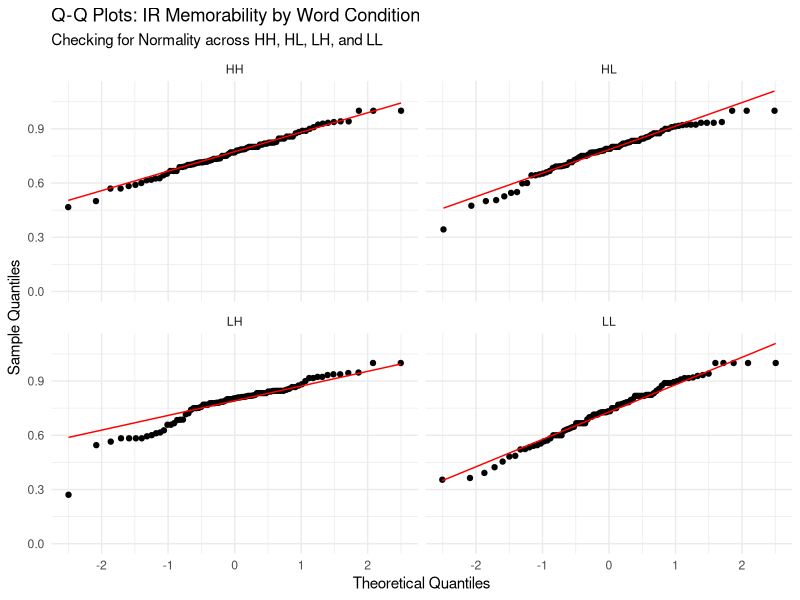
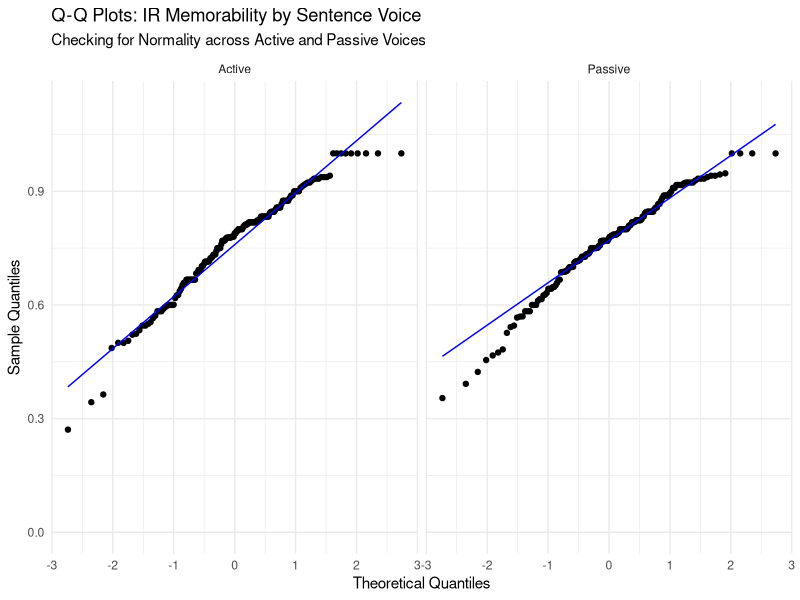
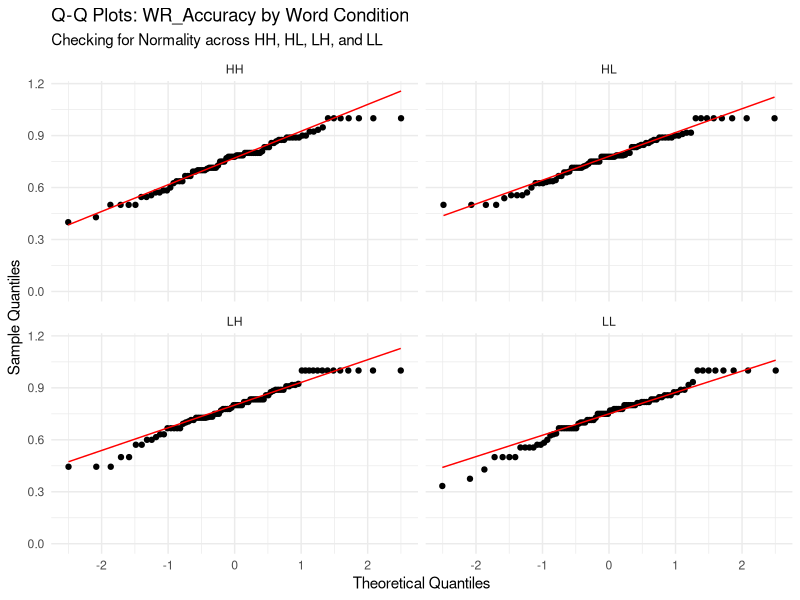
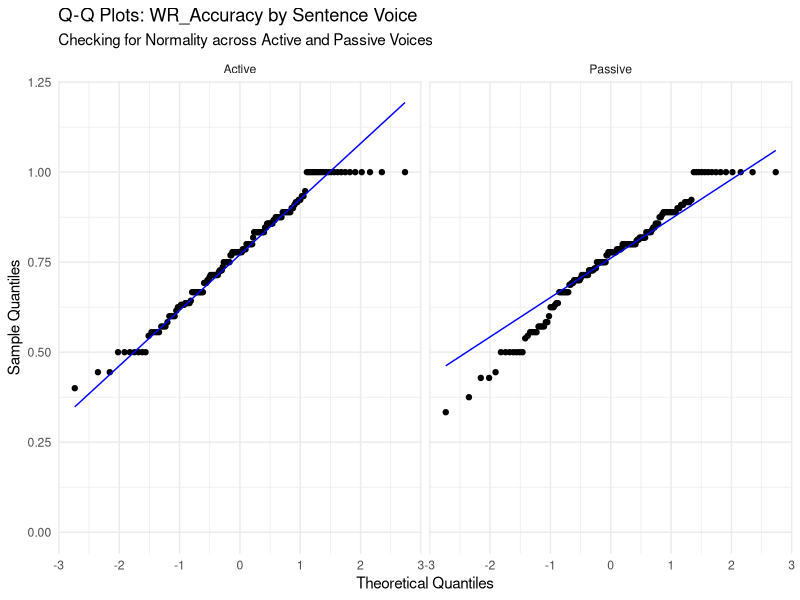
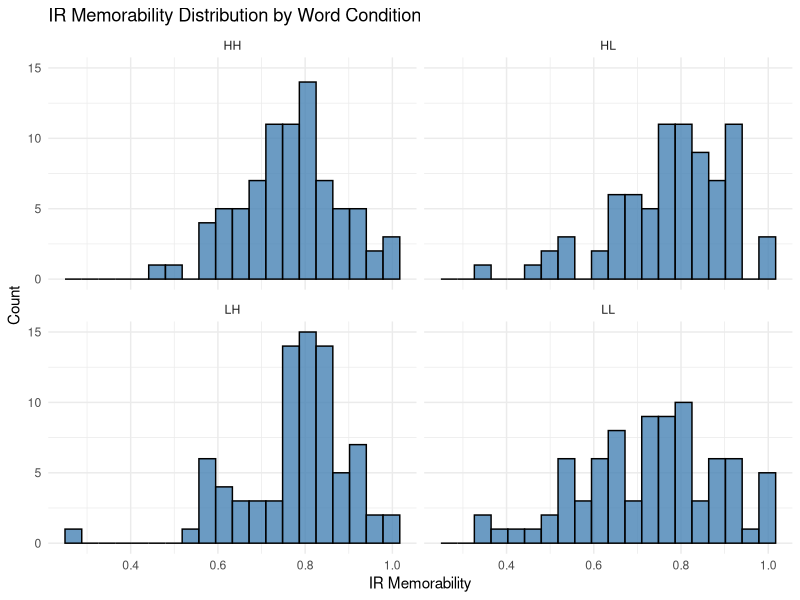
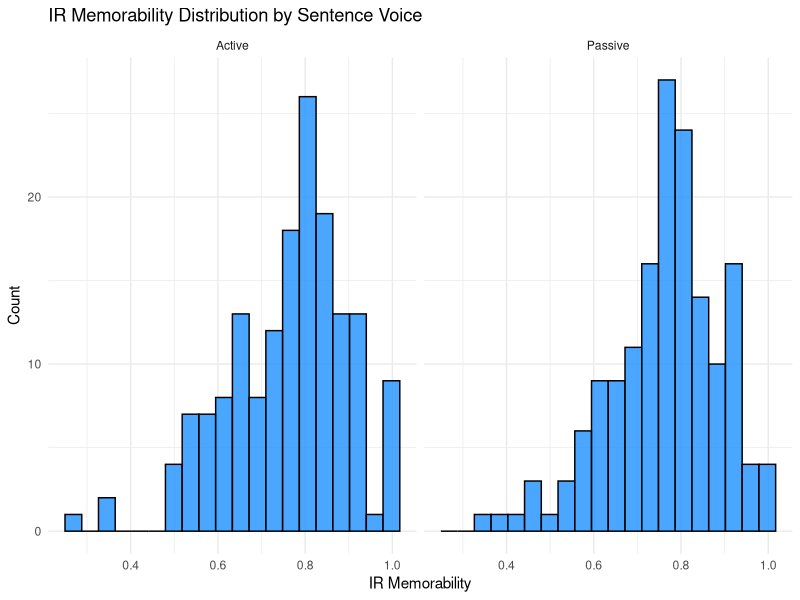
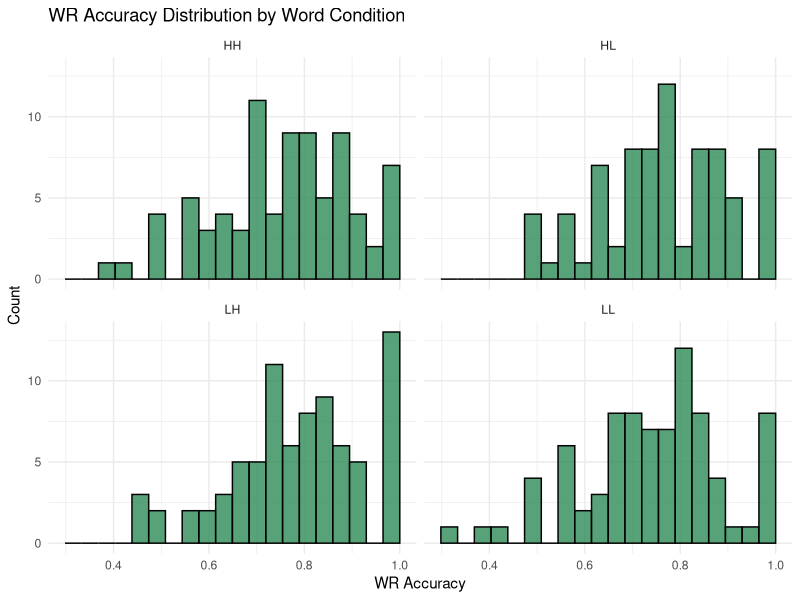
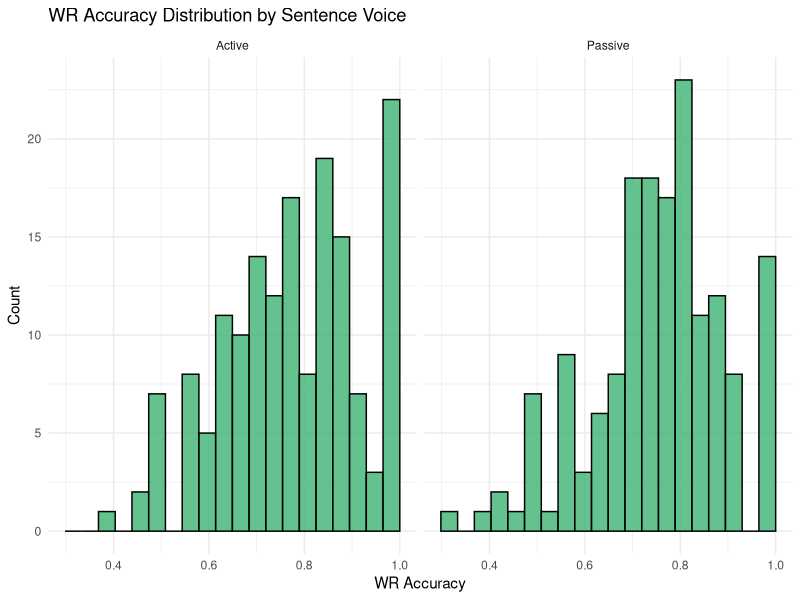

Generate these figures, in order, with R:
## ---- chunk 1
library(tidyverse)
library(stringr)
## ---- chunk 2
raw_dataset <- read_csv(
  "sentence_memorability_data.csv",
  na = c("", "NA", "N/A"),
  show_col_types = FALSE
)

aggregated_matrix <- raw_dataset %>%
  filter(isTarget == TRUE) %>%
  arrange(participant_ID, Stimulus, Timestamp) %>%
  mutate(
    # mapping conditions
    Word_Condition = case_when(
  str_detect(Stimulus, "^HH_")  ~ "HH",
  str_detect(Stimulus, "^HVL_") ~ "HL",
  str_detect(Stimulus, "^LVH_") ~ "LH",
  str_detect(Stimulus, "^LVL_") ~ "LL"
),
    Word_Condition = factor(Word_Condition, levels = c("HH","HL","LH","LL")),

    Sentence_Voice = case_when(
      str_detect(Stimulus, "_A$") ~ "Active",
      str_detect(Stimulus, "_P$") ~ "Passive",
      TRUE ~ NA_character_
    ),
    Sentence_Voice = factor(Sentence_Voice, levels = c("Active", "Passive")),

    Accuracy.IR = suppressWarnings(as.numeric(Accuracy.IR)),
    Accuracy.WR = suppressWarnings(as.numeric(Accuracy.WR)),

    # store previous IR result
    prev_IR = lag(Accuracy.IR)
  ) %>%
  group_by(Stimulus, Word_Condition, Sentence_Voice) %>%
  summarise(
    Participants = n_distinct(participant_ID),
    # IR components
    Total_Repeats = sum(isRepeat == TRUE & Event == "Sentence shown", na.rm = TRUE),
    Total_Denom = sum(is.na(isRepeat) & Event == "Sentence shown"),
    Hits = sum(Event == "IR pressed" & isRepeat == TRUE & Accuracy.IR == 1, na.rm = TRUE),
    False_Alarms = sum(Event == "IR pressed" & is.na(isRepeat), na.rm = TRUE),

    # IR metrics
    Hit_Rate = if_else(Total_Repeats > 0, Hits / Total_Repeats, 0),
    False_Alarm_Rate = if_else(Total_Denom > 0, False_Alarms / Total_Denom, 0),
    IR_Memorability = Hit_Rate - False_Alarm_Rate,

    # WR components (after correct IR)
    WR_correct = sum(Event == "WR pressed" & Accuracy.WR == 1 & prev_IR == 1, na.rm = TRUE),
    WR_total   = sum(Event == "WR pressed" & prev_IR == 1, na.rm = TRUE),

    # WR metric
    WR_Accuracy = if_else(WR_total > 0, WR_correct / WR_total, 0),

    .groups = "drop"
  ) %>%
  mutate(WR_Accuracy = replace_na(WR_Accuracy, 0))

aggregated_matrix <- aggregated_matrix %>%
  filter(Participants >= 15)

## ---- chunk 3
# Testing for Normality
# QQ Plots
library(ggplot2)

ggplot(aggregated_matrix, aes(sample = IR_Memorability)) +
  stat_qq() + 
  stat_qq_line(color = "red") +
  facet_wrap(~ Word_Condition, ncol = 2) + # This creates the 4-plot grid
  scale_y_continuous(limits = c(0, NA)) +
  labs(title = "Q-Q Plots: IR Memorability by Word Condition",
       subtitle = "Checking for Normality across HH, HL, LH, and LL",
       x = "Theoretical Quantiles",
       y = "Sample Quantiles") +
  theme_minimal()

ggplot(aggregated_matrix, aes(sample = IR_Memorability)) +
  stat_qq() + 
  stat_qq_line(color = "blue") + # Using blue to distinguish from the Word Condition plots
  facet_wrap(~ Sentence_Voice, ncol = 2) + 
  scale_y_continuous(limits = c(0, NA)) +
  labs(title = "Q-Q Plots: IR Memorability by Sentence Voice",
       subtitle = "Checking for Normality across Active and Passive Voices",
       x = "Theoretical Quantiles",
       y = "Sample Quantiles") +
  theme_minimal()

ggplot(aggregated_matrix, aes(sample = WR_Accuracy)) +
  stat_qq() + 
  stat_qq_line(color = "red") +
  facet_wrap(~ Word_Condition, ncol = 2) + # This creates the 4-plot grid
  scale_y_continuous(limits = c(0, NA)) +
  labs(title = "Q-Q Plots: WR_Accuracy by Word Condition",
       subtitle = "Checking for Normality across HH, HL, LH, and LL",
       x = "Theoretical Quantiles",
       y = "Sample Quantiles") +
  theme_minimal()

ggplot(aggregated_matrix, aes(sample = WR_Accuracy)) +
  stat_qq() + 
  stat_qq_line(color = "blue") + # Using blue to distinguish from the Word Condition plots
  facet_wrap(~ Sentence_Voice, ncol = 2) + 
  scale_y_continuous(limits = c(0, NA)) +
  labs(title = "Q-Q Plots: WR_Accuracy by Sentence Voice",
       subtitle = "Checking for Normality across Active and Passive Voices",
       x = "Theoretical Quantiles",
       y = "Sample Quantiles") +
  theme_minimal()

# Anderson Darling
library(nortest)

aggregated_matrix %>%
  group_by(Word_Condition) %>%
  summarise(
    AD_Stat = ad.test(IR_Memorability)$statistic,
    p_value = ad.test(IR_Memorability)$p.value
  )

aggregated_matrix %>%
  group_by(Sentence_Voice) %>%
  summarise(
    AD_Stat = ad.test(IR_Memorability)$statistic,
    p_value = ad.test(IR_Memorability)$p.value
  )

aggregated_matrix %>%
  group_by(Word_Condition) %>%
  summarise(
    AD_Stat = ad.test(WR_Accuracy)$statistic,
    p_value = ad.test(WR_Accuracy)$p.value
  )

aggregated_matrix %>%
  group_by(Sentence_Voice) %>%
  summarise(
    AD_Stat = ad.test(WR_Accuracy)$statistic,
    p_value = ad.test(WR_Accuracy)$p.value
  )
## ---- chunk 4
# Graph 1: Histogram of IR Memorability Scores
ggplot(aggregated_matrix, aes(x = IR_Memorability)) +
  geom_histogram(bins = 20, fill = "steelblue", color = "black", alpha = 0.8) +
  facet_wrap(~ Word_Condition, ncol = 2) +
  labs(
    title = "IR Memorability Distribution by Word Condition",
    x = "IR Memorability",
    y = "Count"
  ) +
  scale_y_continuous(limits = c(0, NA)) +
  theme_minimal()

ggplot(aggregated_matrix, aes(x = IR_Memorability)) +
  geom_histogram(bins = 20, fill = "dodgerblue", color = "black", alpha = 0.8) +
  facet_wrap(~ Sentence_Voice, ncol = 2) +
  labs(
    title = "IR Memorability Distribution by Sentence Voice",
    x = "IR Memorability",
    y = "Count"
  ) +
  scale_y_continuous(limits = c(0, NA)) +
  theme_minimal()

# Graph 2: Histogram of WR Accuracy Scores
ggplot(aggregated_matrix, aes(x = WR_Accuracy)) +
  geom_histogram(bins = 20, fill = "seagreen", color = "black", alpha = 0.8) +
  facet_wrap(~ Word_Condition, ncol = 2) +
  labs(
    title = "WR Accuracy Distribution by Word Condition",
    x = "WR Accuracy",
    y = "Count"
  ) +
  scale_y_continuous(limits = c(0, NA)) +
  theme_minimal()

ggplot(aggregated_matrix, aes(x = WR_Accuracy)) +
  geom_histogram(bins = 20, fill = "mediumseagreen", color = "black", alpha = 0.8) +
  facet_wrap(~ Sentence_Voice, ncol = 2) +
  labs(
    title = "WR Accuracy Distribution by Sentence Voice",
    x = "WR Accuracy",
    y = "Count"
  ) +
  scale_y_continuous(limits = c(0, NA)) +
  theme_minimal()

## ---- chunk 5
# Graph 3 (H1a): Violin & Boxplot for IR by Word Condition
ggplot(aggregated_matrix, aes(x = Word_Condition, y = IR_Memorability, fill = Word_Condition)) +
  geom_violin(trim = FALSE, alpha = 0.5) +
  geom_boxplot(width = 0.2, outlier.shape = NA, alpha = 0.8) +
  scale_y_continuous(limits = c(0, NA)) +
  labs(title = "H1a: IR Memorability by Word Condition", x = "Condition", y = "IR Memorability") +
  theme_minimal() + theme(legend.position = "none")

# Graph 4 (H1b): Violin & Boxplot for WR by Word Condition
ggplot(aggregated_matrix, aes(x = Word_Condition, y = WR_Accuracy, fill = Word_Condition)) +
  geom_violin(trim = FALSE, alpha = 0.5) +
  geom_boxplot(width = 0.2, outlier.shape = NA, alpha = 0.8) +
  scale_y_continuous(limits = c(0, NA)) +
  labs(title = "H1b: WR Accuracy by Word Condition", x = "Condition", y = "WR Accuracy") +
  theme_minimal() + theme(legend.position = "none")
## ---- chunk 6
# Graph 5 (H2a): Violin & Boxplot for IR by Voice
ggplot(aggregated_matrix %>% drop_na(Sentence_Voice), aes(x = Sentence_Voice, y = IR_Memorability, fill = Sentence_Voice)) +
  geom_violin(trim = FALSE, alpha = 0.5) +
  geom_boxplot(width = 0.2, outlier.shape = NA, alpha = 0.8) +
  scale_y_continuous(limits = c(0, NA)) +
  labs(title = "H2a: IR Memorability by Sentence Voice", x = "Voice", y = "IR Memorability") +
  theme_minimal() + theme(legend.position = "none")

# Graph 6 (H2b): Violin & Boxplot for WR by Voice
ggplot(aggregated_matrix %>% drop_na(Sentence_Voice), aes(x = Sentence_Voice, y = WR_Accuracy, fill = Sentence_Voice)) +
  geom_violin(trim = FALSE, alpha = 0.5) +
  geom_boxplot(width = 0.2, outlier.shape = NA, alpha = 0.8) +
  scale_y_continuous(limits = c(0, NA)) +
  labs(title = "H2b: WR Accuracy by Sentence Voice", x = "Voice", y = "WR Accuracy") +
  theme_minimal() + theme(legend.position = "none")


## ---- chunk 7
interaction_data <- aggregated_matrix %>%
  drop_na(Word_Condition, Sentence_Voice) %>%
  group_by(Word_Condition, Sentence_Voice) %>%
  summarise(
    Mean_IR = mean(IR_Memorability, na.rm = TRUE),
    Mean_WR = mean(WR_Accuracy, na.rm = TRUE),
    .groups = 'drop'
  )

# Graph 7 (H3a): Interaction Plot for IR
ggplot(interaction_data, aes(x = Word_Condition, y = Mean_IR, color = Sentence_Voice, group = Sentence_Voice)) +
  geom_line(linewidth = 1) + geom_point(size = 3) +
  scale_y_continuous(limits = c(0, NA)) +
  labs(title = "H3a: Interaction of Word Condition and Voice (IR)", x = "Word Condition", y = "Mean IR Memorability", color = "Voice") +
  theme_minimal()

# Graph 8 (H3b): Interaction Plot for WR 
ggplot(interaction_data, aes(x = Word_Condition, y = Mean_WR, color = Sentence_Voice, group = Sentence_Voice)) +
  geom_line(linewidth = 1) + geom_point(size = 3) +
  scale_y_continuous(limits = c(0, NA)) +
  labs(title = "H3b: Interaction of Word Condition and Voice (WR)", x = "Word Condition", y = "Mean WR Accuracy", color = "Voice") +
  theme_minimal()
## ---- chunk 8

library(coin)
aggregated_scaled <- aggregated_matrix %>%
  mutate(
    IR_scaled = as.numeric(scale(IR_Memorability)),
    WR_scaled = as.numeric(scale(WR_Accuracy))
  )

# Calculate average scaled IR and WR scores and their standard errors for each word condition
effect_data <- aggregated_scaled %>%
  drop_na(Word_Condition, Sentence_Voice) %>%
  group_by(Word_Condition) %>%
  summarise(
    IR_mean = mean(IR_scaled, na.rm=TRUE),
    IR_se = sd(IR_scaled, na.rm=TRUE)/sqrt(n()),
    WR_mean = mean(WR_scaled, na.rm=TRUE),
    WR_se = sd(WR_scaled, na.rm=TRUE)/sqrt(n()),
    .groups="drop"
  )

# Graph 9 (H4): Word Memorability effects on IR vs WR
effect_data_long <- effect_data %>%
  pivot_longer(cols = c(IR_mean, WR_mean), names_to = "Metric", values_to = "Mean") %>%
  mutate(SE = ifelse(Metric == "IR_mean", IR_se, WR_se))

long_data <- aggregated_scaled %>%
  drop_na(Word_Condition) %>%
  pivot_longer(
    cols = c(IR_scaled, WR_scaled),
    names_to = "Metric",
    values_to = "Score"
  ) %>%
  mutate(
    Metric = ifelse(Metric == "IR_scaled", "IR", "WR"),
    Word_Condition = as.factor(Word_Condition),
    Metric = as.factor(Metric),
    Score = as.numeric(Score)
  )

perm_test <- independence_test(
  Score ~ Word_Condition * Metric,
  data = long_data,
  distribution = approximate(nresample = 10000)
)

perm_test
ggplot(effect_data_long, aes(x = Word_Condition, y = Mean, fill = Metric)) +
  geom_bar(stat = "identity", position = position_dodge()) +
  geom_errorbar(aes(ymin = Mean - SE, ymax = Mean + SE), width = 0.2, position = position_dodge(0.9)) +
  labs(title = "H4: Word Memorability Effect Magnitude (IR vs WR)", x = "Word Condition", y = "Score Magnitude") +
  scale_fill_manual(values = c("steelblue", "seagreen"), labels = c("IR Memorability", "WR Accuracy")) +
  theme_minimal()

# Graph 10 (H5): Sentence Voice effects on IR vs WR
voice_effect <- aggregated_scaled %>%
  drop_na(Sentence_Voice) %>%
  group_by(Sentence_Voice) %>%
  summarise(
    IR_mean = mean(IR_scaled, na.rm=TRUE),
    IR_se = sd(IR_scaled, na.rm=TRUE)/sqrt(n()),
    WR_mean = mean(WR_scaled, na.rm=TRUE),
    WR_se = sd(WR_scaled, na.rm=TRUE)/sqrt(n()),
    .groups="drop"
  ) %>%
  pivot_longer(cols = c(IR_mean, WR_mean), names_to = "Metric", values_to = "Mean") %>%
  mutate(SE = ifelse(Metric == "IR_mean", IR_se, WR_se))

ggplot(voice_effect, aes(x = Sentence_Voice, y = Mean, fill = Metric)) +
  geom_bar(stat = "identity", position = position_dodge()) +
  geom_errorbar(aes(ymin = Mean - SE, ymax = Mean + SE), width = 0.2, position = position_dodge(0.9)) +
  labs(title = "H5: Sentence Voice Effect Magnitude (IR vs WR)", x = "Sentence Voice", y = "Score Magnitude") +
  scale_fill_manual(values = c("steelblue", "seagreen"), labels = c("IR Memorability", "WR Accuracy")) +
  theme_minimal()


long_voice <- aggregated_scaled %>%
  drop_na(Sentence_Voice) %>%
  pivot_longer(
    cols = c(IR_scaled, WR_scaled),
    names_to = "Metric",
    values_to = "Score"
  ) %>%
  mutate(
    Metric = ifelse(Metric == "IR_scaled", "IR", "WR"),
    Sentence_Voice = as.factor(Sentence_Voice),
    Metric = as.factor(Metric),
    Score = as.numeric(Score)
  )

voice_perm_test <- independence_test(
  Score ~ Sentence_Voice * Metric,
  data = long_voice,
  distribution = approximate(nresample = 10000)
)

voice_perm_test


## ---- chunk 9
# Descriptive stats by Word Condition
desc_word <- aggregated_matrix %>%
  drop_na(Word_Condition) %>%
  group_by(Word_Condition) %>%
  summarise(
    IR_mean = mean(IR_Memorability, na.rm = TRUE),
    IR_sd = sd(IR_Memorability, na.rm = TRUE),
    IR_median = median(IR_Memorability, na.rm = TRUE),

    WR_mean = mean(WR_Accuracy, na.rm = TRUE),
    WR_sd = sd(WR_Accuracy, na.rm = TRUE),
    WR_median = median(WR_Accuracy, na.rm = TRUE),

    n = n(),
    .groups = "drop"
  )

print(desc_word)
## ---- chunk 10
# Descriptive stats by Sentence Voice
desc_voice <- aggregated_matrix %>%
  drop_na(Sentence_Voice) %>%
  group_by(Sentence_Voice) %>%
  summarise(
    IR_mean = mean(IR_Memorability, na.rm = TRUE),
    IR_sd = sd(IR_Memorability, na.rm = TRUE),
    IR_median = median(IR_Memorability, na.rm = TRUE),

    WR_mean = mean(WR_Accuracy, na.rm = TRUE),
    WR_sd = sd(WR_Accuracy, na.rm = TRUE),
    WR_median = median(WR_Accuracy, na.rm = TRUE),

    n = n(),
    .groups = "drop"
  )

print(desc_voice)
## ---- chunk 11
kruskal_ir_word <- kruskal.test(IR_Memorability ~ Word_Condition, data = aggregated_matrix)
print(kruskal_ir_word)
## ---- chunk 12
kruskal_wr_word <- kruskal.test(WR_Accuracy ~ Word_Condition, data = aggregated_matrix)
print(kruskal_wr_word)
## ---- chunk 13
mw_ir_voice <- wilcox.test(
  IR_Memorability ~ Sentence_Voice,
  data = aggregated_matrix,
  exact = FALSE
)

print(mw_ir_voice)
## ---- chunk 14
mw_wr_voice <- wilcox.test(
  WR_Accuracy ~ Sentence_Voice,
  data = aggregated_matrix,
  exact = FALSE
)

print(mw_wr_voice)
## ---- chunk 15
# Create categorical correctness variables
processed_trials <- raw_dataset %>%
  filter(isTarget == TRUE) %>%
  arrange(participant_ID, Stimulus, Timestamp) %>%
  group_by(participant_ID, Stimulus) %>%
  mutate(
    Word_Condition = case_when(
      str_detect(Stimulus, "^HH_")  ~ "HH",
      str_detect(Stimulus, "^HVL_") ~ "HL",
      str_detect(Stimulus, "^LVH_") ~ "LH",
      str_detect(Stimulus, "^LVL_") ~ "LL"
    ),
    Word_Condition = factor(Word_Condition, levels = c("HH", "HL", "LH", "LL")),

    Sentence_Voice = case_when(
      str_detect(Stimulus, "_A$") ~ "Active",
      str_detect(Stimulus, "_P$") ~ "Passive",
      TRUE ~ NA_character_
    ),
    Sentence_Voice = factor(Sentence_Voice, levels = c("Active", "Passive")),

    Accuracy.IR = suppressWarnings(as.numeric(Accuracy.IR)),
    Accuracy.WR = suppressWarnings(as.numeric(Accuracy.WR)),
    prev_IR = lag(Accuracy.IR)
  ) %>%
  ungroup()

ir_data <- processed_trials %>%
  filter(Event == "IR pressed") %>%
  mutate(
    IR_Result = case_when(
      isRepeat == TRUE & Accuracy.IR == 1 ~ "Correct",
      is.na(isRepeat) ~ "Incorrect",
      TRUE ~ NA_character_
    )
  ) %>%
  filter(!is.na(IR_Result))

wr_data <- processed_trials %>%
  filter(Event == "WR pressed", prev_IR == 1) %>%
  mutate(
    WR_Result = case_when(
      Accuracy.WR == 1 ~ "Correct",
      Accuracy.WR == 0 ~ "Incorrect",
      TRUE ~ NA_character_
    )
  ) %>%
  filter(!is.na(WR_Result))



ir_word_table <- table(ir_data$Word_Condition, ir_data$IR_Result)
fisher_ir_word <- fisher.test(ir_word_table)
print(fisher_ir_word)

wr_word_table <- table(wr_data$Word_Condition, wr_data$WR_Result)
fisher_wr_word <- fisher.test(wr_word_table)
print(fisher_wr_word)

ir_voice_table <- table(ir_data$Sentence_Voice, ir_data$IR_Result)
fisher_ir_voice <- fisher.test(ir_voice_table)
print(fisher_ir_voice)

wr_voice_table <- table(wr_data$Sentence_Voice, wr_data$WR_Result)
fisher_wr_voice <- fisher.test(wr_voice_table)
print(fisher_wr_voice)
## ---- chunk 16
# Create categorical correctness variables

ir_word_table <- table(ir_data$Word_Condition, ir_data$IR_Result)
chisq_ir_word <- chisq.test(ir_word_table)
print(chisq_ir_word)

wr_word_table <- table(wr_data$Word_Condition, wr_data$WR_Result)
chisq_wr_word <- chisq.test(wr_word_table)
print(chisq_wr_word)

ir_voice_table <- table(ir_data$Sentence_Voice, ir_data$IR_Result)
chisq_ir_voice <- chisq.test(ir_voice_table)
print(chisq_ir_voice)

wr_voice_table <- table(wr_data$Sentence_Voice, wr_data$WR_Result)
chisq_wr_voice <- chisq.test(wr_voice_table)
print(chisq_wr_voice)
## ---- chunk 17
ir_wr_counts <- raw_dataset %>%
  arrange(participant_ID, Stimulus, Timestamp) %>%
  group_by(participant_ID) %>%  
  mutate(
    Accuracy.IR = suppressWarnings(as.numeric(Accuracy.IR)),
    Accuracy.WR = suppressWarnings(as.numeric(Accuracy.WR)),
    prev_IR = lag(Accuracy.IR)
  ) %>%
  ungroup() %>%
  summarise(
    IR_Total = sum(Event == "IR pressed", na.rm = TRUE),
    IR_Correct = sum(Event == "IR pressed" & Accuracy.IR == 1 & isRepeat==TRUE, na.rm = TRUE),
    IR_Incorrect = sum(Event == "IR pressed" & Accuracy.IR == 0, na.rm = TRUE),

    WR_Total = sum(Event == "WR pressed" & prev_IR == 1, na.rm = TRUE),
    WR_Correct = sum(Event == "WR pressed" & Accuracy.WR == 1 & prev_IR == 1, na.rm = TRUE),
    WR_Incorrect = sum(Event == "WR pressed" & Accuracy.WR == 0 & prev_IR == 1, na.rm = TRUE)
  )

print(ir_wr_counts)
